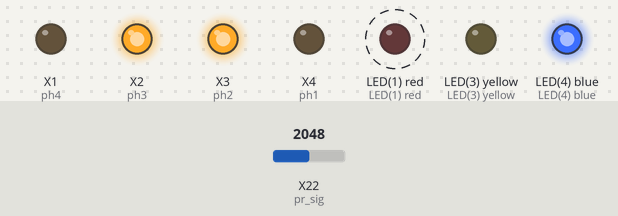
The program below on a simulated pyboard running MicroPython. Shown: output pins drawn as LEDs (lit = HIGH). Dashed ring = blinking. The inputs (shaded band) are chosen by the test bench; at power-on: X22 (pr_sig) = 2048 (analog values on the 0–4095 scale).

Above: at 1.2 s.
1.3 s: X22 (pr_sig) set to 1452
4.3 s: X22 (pr_sig) set to 1337
At 4.75 s:
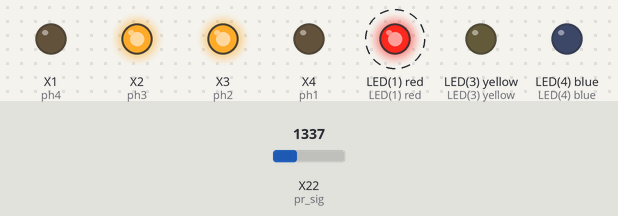
7.3 s: X22 (pr_sig) set to 2047
At 7.9 s:
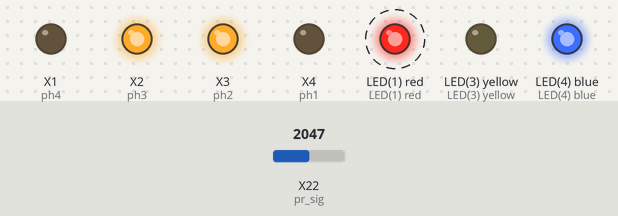
10.3 s: X22 (pr_sig) set to 1228
At 46.44 s:
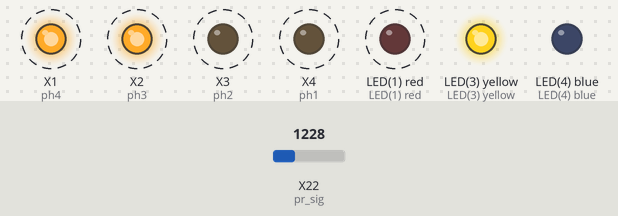
Timing chart, 0 to 46.5 s (numbered marks = the images above; inputs shaded):
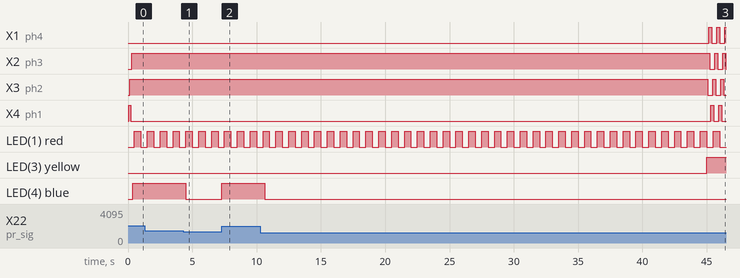

Measured:
- the behaviour switches between 1400 and 1399 on X22 (pr_sig) (found by bisection; images 0 and 1)
- after the input at 4.3 s, LED(4) blue: HIGH → LOW after 0.20 s
- after the input at 7.3 s, LED(4) blue: LOW → HIGH at once
- after the input at 10.3 s, LED(4) blue: HIGH → LOW after 0.35 s
- by itself, LED(1) red: alternates HIGH for 0.50 s and LOW for 0.50 s

The program:

main.py
```python
# main.py -- put your code here!

# Astrtia Clock
# ver-0.7  2018-dec-25
# @ludwig_em

import pyb
import micropython

# Emergency exception buffer (Debug)
micropython.alloc_emergency_exception_buf(200)

L_RED = micropython.const(1)   # Red LED
L_GREEN = micropython.const(2)   # Green LED
L_ORANGE = micropython.const(3)   # Orange LED
L_BLUE = micropython.const(4)   # Blue LED


# 1秒Lチカ
# （ベンチマーク）
tim = pyb.Timer(1)
tim.init(freq=2)
tim.callback(lambda t: pyb.LED(L_RED).toggle())

# 初期化　メインクロック
# ストライプ間の時間間隔
# 96分割 45秒 （72分 / 96 = 4320秒 / 96 = 45秒）
# priscaler により 1 period は 0.5 mSec
tim_clock = pyb.Timer(2)
tim_clock.init(prescaler=41999, period=90000)

# 初期化　ステッピングモーター1Step駆動時間間隔
# （時計盤回転スピード）
tim_r = pyb.Timer(4)
tim_r.init(freq=13)      # 駆動周期
#tim_r.init(freq=50)      # 駆動周期(デモ用)

# 初期化　フォトセンサー検知周期
tim_s = pyb.Timer(6)
tim_s.init(freq=20)      # 検知周期


# 初期化　ステッピングモーター駆動 GPIO 出力
ph1 = pyb.Pin('X4',pyb.Pin.OUT_PP)
ph2 = pyb.Pin('X3',pyb.Pin.OUT_PP)
ph3 = pyb.Pin('X2',pyb.Pin.OUT_PP)
ph4 = pyb.Pin('X1',pyb.Pin.OUT_PP)

# 初期化　アナログ入力
# （フォトセンサー）
pr_sig = pyb.ADC('X22')

# 初期化　時計盤回転フラグ等
rotate_f = True      # motor rotate flag
FORWARD = micropython.const(+1)
REVERSE = micropython.const(-1)
rot_dir = FORWARD   # rotate direction

# メインクロック
def mainclock():
  global rotate_f
  rotate_f = True         # Ratate motor
  pyb.LED(L_ORANGE).toggle()

tim_clock.callback(lambda t:mainclock())

# ステッピングモーター1Step駆動
#  1-2相励磁で8状態
def rotate():
  state = 0
  q = 0
  def rotatestate():
    nonlocal state
    nonlocal q
    if rotate_f == True:
      if state == 0:
        ph1.high()
        ph2.low()
        ph3.low()
        ph4.low()
        q += rot_dir
      elif state == 1:
        ph1.high()
        ph2.high()
        ph3.low()
        ph4.low()
        q += rot_dir
      elif state == 2:
        ph1.low()
        ph2.high()
        ph3.low()
        ph4.low()
        q += rot_dir
      elif state == 3:
        ph1.low()
        ph2.high()
        ph3.high()
        ph4.low()
        q += rot_dir
      elif state == 4:
        ph1.low()
        ph2.low()
        ph3.high()
        ph4.low()
        q += rot_dir
      elif state == 5:
        ph1.low()
        ph2.low()
        ph3.high()
        ph4.high()
        q += rot_dir
      elif state == 6:
        ph1.low()
        ph2.low()
        ph3.low()
        ph4.high()
        q += rot_dir
      elif state == 7:
        ph1.high()
        ph2.low()
        ph3.low()
        ph4.high()
        q += rot_dir
      else:
        q = 0
      q %= 8
      state = q
  return rotatestate

r = rotate()
tim_r.callback(lambda t:r())


# フォトセンサーの処理
# ストライプが切り替わったらモーターを止める
# 移動平均をかけてストライプ判別を確実にしている
WHITE = micropython.const(True)
BLACK = micropython.const(False)
stripe = BLACK            # 現在のストライプ色
befstripe = BLACK         # 一つ過去のストライプ色
MAVRNUM = micropython.const(10)   # 移動平均の深さ
THRESHOLD = micropython.const(1400)  # ストライプ判定閾値
mavrbuf = [0] * MAVRNUM   # 移動平均バッファー
cnt = 0                   # 移動平均カウンター
def sadc():
  global stripe
  global befstripe
  global rotate_f
  #global mavrbuf
  global cnt
  av = 0
  mavrbuf[cnt] = pr_sig.read()     # フォトセンサー値入力
  #print (mavrbuf[cnt])    # (Adjustment)pr_sig表示 THRESHOLD決定のため
  cnt += 1
  cnt %= MAVRNUM
  av = 0
  for i in range(MAVRNUM):      # 移動平均計算
    av += mavrbuf[i]
  #print (av)
  if av < THRESHOLD * MAVRNUM:    # コールバック内で割り算（浮動小数点）は利用できないから
    pyb.LED(L_BLUE).off()
    stripe = BLACK
  else:
    pyb.LED(L_BLUE).on()
    stripe = WHITE
  if stripe != befstripe :
    rotate_f = False        # ストライプが切り替わったらモーター停止
    befstripe = stripe

tim_s.callback(lambda t:sadc())
```
